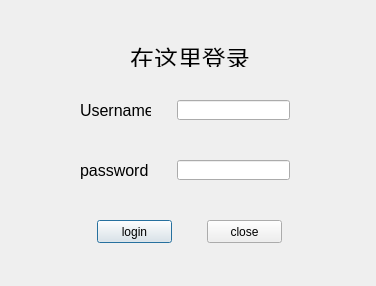
<?xml version="1.0" encoding="UTF-8"?>
<ui version="4.0">
 <class>login</class>
 <widget class="QDialog" name="login">
  <property name="geometry">
   <rect>
    <x>0</x>
    <y>0</y>
    <width>376</width>
    <height>286</height>
   </rect>
  </property>
  <property name="windowTitle">
   <string>Dialog</string>
  </property>
  <widget class="QPushButton" name="login_button">
   <property name="geometry">
    <rect>
     <x>97</x>
     <y>220</y>
     <width>75</width>
     <height>23</height>
    </rect>
   </property>
   <property name="text">
    <string>login</string>
   </property>
  </widget>
  <widget class="QPushButton" name="close_button">
   <property name="geometry">
    <rect>
     <x>207</x>
     <y>220</y>
     <width>75</width>
     <height>23</height>
    </rect>
   </property>
   <property name="text">
    <string>close</string>
   </property>
  </widget>
  <widget class="QLineEdit" name="username_edit">
   <property name="geometry">
    <rect>
     <x>177</x>
     <y>100</y>
     <width>113</width>
     <height>20</height>
    </rect>
   </property>
  </widget>
  <widget class="QLineEdit" name="password_edit">
   <property name="geometry">
    <rect>
     <x>177</x>
     <y>160</y>
     <width>113</width>
     <height>20</height>
    </rect>
   </property>
  </widget>
  <widget class="QLabel" name="label">
   <property name="geometry">
    <rect>
     <x>80</x>
     <y>100</y>
     <width>71</width>
     <height>21</height>
    </rect>
   </property>
   <property name="lineWidth">
    <number>4</number>
   </property>
   <property name="text">
    <string>&lt;html&gt;&lt;head/&gt;&lt;body&gt;&lt;p&gt;&lt;span style=&quot; font-size:12pt;&quot;&gt;Username&lt;/span&gt;&lt;/p&gt;&lt;/body&gt;&lt;/html&gt;</string>
   </property>
   <property name="textFormat">
    <enum>Qt::AutoText</enum>
   </property>
  </widget>
  <widget class="QLabel" name="label_2">
   <property name="geometry">
    <rect>
     <x>80</x>
     <y>160</y>
     <width>71</width>
     <height>21</height>
    </rect>
   </property>
   <property name="text">
    <string>&lt;html&gt;&lt;head/&gt;&lt;body&gt;&lt;p&gt;&lt;span style=&quot; font-size:12pt;&quot;&gt;password&lt;/span&gt;&lt;/p&gt;&lt;/body&gt;&lt;/html&gt;</string>
   </property>
  </widget>
  <widget class="QLabel" name="login_title">
   <property name="geometry">
    <rect>
     <x>130</x>
     <y>40</y>
     <width>120</width>
     <height>27</height>
    </rect>
   </property>
   <property name="font">
    <font>
     <family>微软雅黑</family>
     <italic>false</italic>
    </font>
   </property>
   <property name="text">
    <string>&lt;html&gt;&lt;head/&gt;&lt;body&gt;&lt;p align=&quot;center&quot;&gt;&lt;span style=&quot; font-size:18pt;&quot;&gt;在这里登录&lt;/span&gt;&lt;/p&gt;&lt;/body&gt;&lt;/html&gt;</string>
   </property>
  </widget>
 </widget>
 <resources/>
 <connections>
  <connection>
   <sender>close_button</sender>
   <signal>clicked()</signal>
   <receiver>login</receiver>
   <slot>close()</slot>
   <hints>
    <hint type="sourcelabel">
     <x>244</x>
     <y>231</y>
    </hint>
    <hint type="destinationlabel">
     <x>187</x>
     <y>142</y>
    </hint>
   </hints>
  </connection>
 </connections>
</ui>
